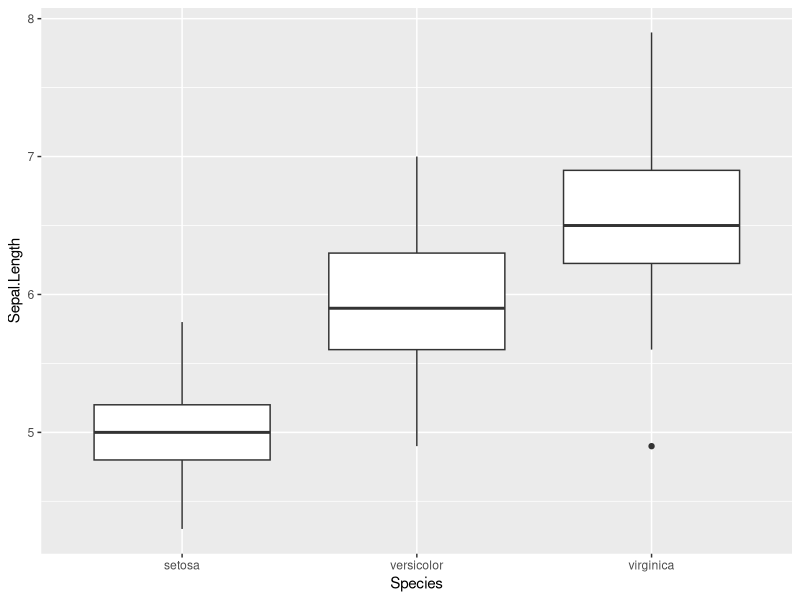
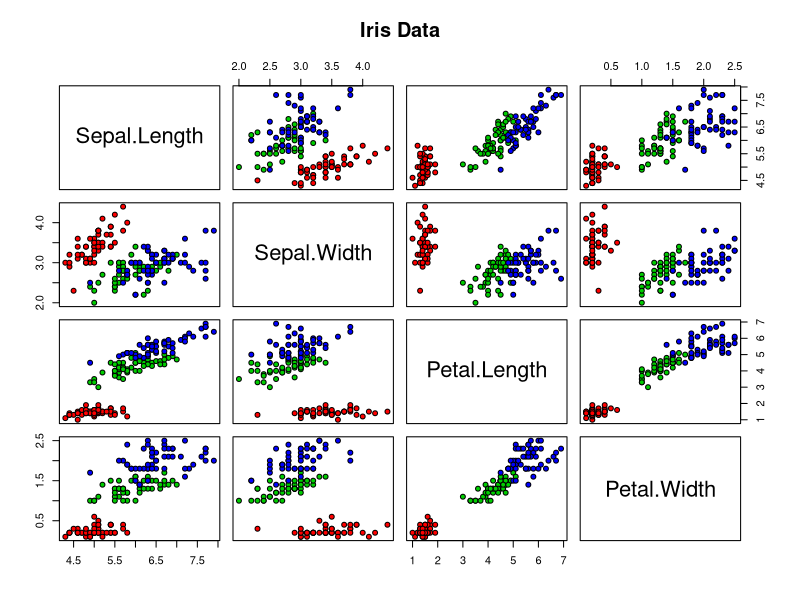

Write R code to recreate these figures, in order.
data(iris)
head(iris)

summary(iris)
str(iris)

library(ggplot2)
ggplot(iris, aes(x = Species, y = Sepal.Length)) + geom_boxplot()

pairs(iris[1:4], main = "Iris Data", pch = 21, bg = c("red", "green3", "blue")[unclass(iris$Species)])

set.seed(123) # Setting seed for reproducibility
clusters <- kmeans(iris[, 1:4], centers = 3) # Perform K-means clustering with 3 centers
iris$Cluster <- as.factor(clusters$cluster)
table(iris$Species, iris$Cluster)

